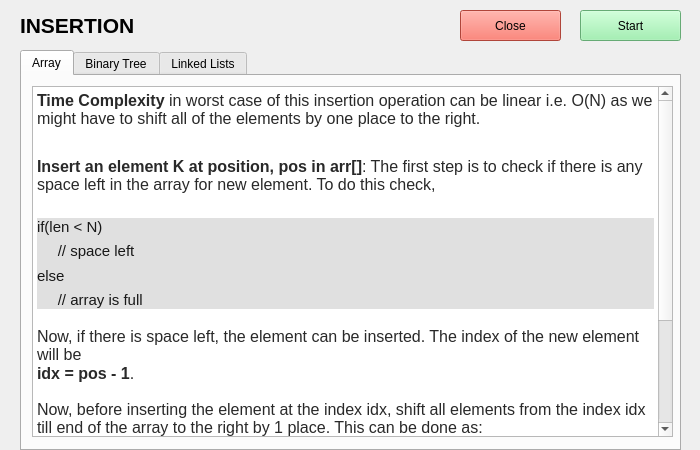
<?xml version="1.0" encoding="UTF-8"?>
<ui version="4.0">
 <class>InsertionWindow</class>
 <widget class="QMainWindow" name="InsertionWindow">
  <property name="geometry">
   <rect>
    <x>0</x>
    <y>0</y>
    <width>700</width>
    <height>450</height>
   </rect>
  </property>
  <property name="windowTitle">
   <string>MainWindow</string>
  </property>
  <widget class="QWidget" name="centralwidget">
   <widget class="QPushButton" name="closeButton">
    <property name="geometry">
     <rect>
      <x>460</x>
      <y>10</y>
      <width>101</width>
      <height>31</height>
     </rect>
    </property>
    <property name="styleSheet">
     <string notr="true">background-color: rgb(246, 97, 81);</string>
    </property>
    <property name="text">
     <string>Close</string>
    </property>
   </widget>
   <widget class="QLabel" name="label_2">
    <property name="geometry">
     <rect>
      <x>20</x>
      <y>0</y>
      <width>171</width>
      <height>51</height>
     </rect>
    </property>
    <property name="text">
     <string>&lt;html&gt;&lt;head/&gt;&lt;body&gt;&lt;p&gt;&lt;span style=&quot; font-size:16pt; font-weight:600;&quot;&gt;INSERTION&lt;/span&gt;&lt;/p&gt;&lt;/body&gt;&lt;/html&gt;</string>
    </property>
   </widget>
   <widget class="QTabWidget" name="tabWidget">
    <property name="geometry">
     <rect>
      <x>20</x>
      <y>50</y>
      <width>661</width>
      <height>401</height>
     </rect>
    </property>
    <property name="tabPosition">
     <enum>QTabWidget::North</enum>
    </property>
    <property name="tabShape">
     <enum>QTabWidget::Rounded</enum>
    </property>
    <property name="currentIndex">
     <number>0</number>
    </property>
    <property name="usesScrollButtons">
     <bool>false</bool>
    </property>
    <widget class="QWidget" name="tab">
     <attribute name="title">
      <string>Array</string>
     </attribute>
     <widget class="QTextBrowser" name="textBrowser">
      <property name="geometry">
       <rect>
        <x>10</x>
        <y>10</y>
        <width>641</width>
        <height>351</height>
       </rect>
      </property>
      <property name="html">
       <string>&lt;!DOCTYPE HTML PUBLIC &quot;-//W3C//DTD HTML 4.0//EN&quot; &quot;http://www.w3.org/TR/REC-html40/strict.dtd&quot;&gt;
&lt;html&gt;&lt;head&gt;&lt;meta name=&quot;qrichtext&quot; content=&quot;1&quot; /&gt;&lt;style type=&quot;text/css&quot;&gt;
p, li { white-space: pre-wrap; }
&lt;/style&gt;&lt;/head&gt;&lt;body style=&quot; font-family:'Fira Sans Semi-Light'; font-size:10pt; font-weight:400; font-style:normal;&quot;&gt;
&lt;p style=&quot; margin-top:0px; margin-bottom:0px; margin-left:0px; margin-right:0px; -qt-block-indent:0; text-indent:0px;&quot;&gt;&lt;span style=&quot; font-family:'Nunito','sans-serif'; font-size:16px; font-weight:696; color:rgba(0,0,0,0.839216);&quot;&gt;Time Complexity&lt;/span&gt;&lt;span style=&quot; font-family:'Nunito','sans-serif'; font-size:16px; color:rgba(0,0,0,0.839216);&quot;&gt; in worst case of this insertion operation can be linear i.e. O(N) as we might have to shift all of the elements by one place to the right.&lt;/span&gt;&lt;/p&gt;
&lt;p style=&quot;-qt-paragraph-type:empty; margin-top:0px; margin-bottom:10px; margin-left:0px; margin-right:0px; -qt-block-indent:0; text-indent:0px; font-family:'Nunito','sans-serif'; font-size:16px; font-weight:696; color:rgba(0,0,0,0.839216);&quot;&gt;&lt;br /&gt;&lt;/p&gt;
&lt;p style=&quot; margin-top:0px; margin-bottom:10px; margin-left:0px; margin-right:0px; -qt-block-indent:0; text-indent:0px;&quot;&gt;&lt;span style=&quot; font-family:'Nunito','sans-serif'; font-size:16px; font-weight:696; color:rgba(0,0,0,0.839216);&quot;&gt;Insert an element K at position, pos in arr[]&lt;/span&gt;&lt;span style=&quot; font-family:'Nunito','sans-serif'; font-size:16px; color:rgba(0,0,0,0.839216);&quot;&gt;: The first step is to check if there is any space left in the array for new element. To do this check,&lt;br /&gt;&lt;/span&gt;&lt;/p&gt;
&lt;p style=&quot; margin-top:0px; margin-bottom:10px; margin-left:0px; margin-right:0px; -qt-block-indent:0; text-indent:0px; line-height:142.857%; background-color:#e0e0e0;&quot;&gt;&lt;span style=&quot; font-family:'Consolas','monospace'; font-size:15px; color:rgba(0,0,0,0.894118); background-color:#e0e0e0;&quot;&gt;if(len &amp;lt; N)&lt;/span&gt;&lt;span style=&quot; font-family:'Consolas','monospace'; font-size:15px; color:rgba(0,0,0,0.894118);&quot;&gt;&lt;br /&gt;     // space left&lt;br /&gt;else&lt;br /&gt;     // array is full&lt;/span&gt;&lt;/p&gt;
&lt;p style=&quot; margin-top:0px; margin-bottom:0px; margin-left:0px; margin-right:0px; -qt-block-indent:0; text-indent:0px;&quot;&gt;&lt;span style=&quot; font-family:'Nunito','sans-serif'; font-size:16px; color:rgba(0,0,0,0.839216);&quot;&gt;Now, if there is space left, the element can be inserted. The index of the new element will be &lt;/span&gt;&lt;/p&gt;
&lt;p style=&quot; margin-top:0px; margin-bottom:0px; margin-left:0px; margin-right:0px; -qt-block-indent:0; text-indent:0px;&quot;&gt;&lt;span style=&quot; font-family:'Nunito','sans-serif'; font-size:16px; font-weight:696; color:rgba(0,0,0,0.839216);&quot;&gt;idx = pos - 1&lt;/span&gt;&lt;span style=&quot; font-family:'Nunito','sans-serif'; font-size:16px; color:rgba(0,0,0,0.839216);&quot;&gt;.&lt;br /&gt;&lt;br /&gt;Now, before inserting the element at the index idx, shift all elements from the index idx till end of the array to the right by 1 place. This can be done as:&lt;br /&gt;&lt;/span&gt;&lt;/p&gt;
&lt;p style=&quot; margin-top:0px; margin-bottom:10px; margin-left:0px; margin-right:0px; -qt-block-indent:0; text-indent:0px; line-height:142.857%; background-color:#e0e0e0;&quot;&gt;&lt;span style=&quot; font-family:'Consolas','monospace'; font-size:15px; color:rgba(0,0,0,0.894118); background-color:#e0e0e0;&quot;&gt;for(i = len-1; i &amp;gt;= idx; i--) &lt;/span&gt;&lt;span style=&quot; font-family:'Consolas','monospace'; font-size:15px; color:rgba(0,0,0,0.894118);&quot;&gt;{&lt;br /&gt;    arr[i+1] = arr[i];&lt;br /&gt;}&lt;/span&gt;&lt;/p&gt;
&lt;p style=&quot; margin-top:0px; margin-bottom:0px; margin-left:0px; margin-right:0px; -qt-block-indent:0; text-indent:0px;&quot;&gt;&lt;span style=&quot; font-family:'Nunito','sans-serif'; font-size:16px; color:rgba(0,0,0,0.839216);&quot;&gt;After shifting the elements, place the element K at index idx.&lt;br /&gt;&lt;/span&gt;&lt;/p&gt;
&lt;p style=&quot; margin-top:0px; margin-bottom:10px; margin-left:0px; margin-right:0px; -qt-block-indent:0; text-indent:0px; line-height:142.857%; background-color:#e0e0e0;&quot;&gt;&lt;span style=&quot; font-family:'Consolas','monospace'; font-size:15px; color:rgba(0,0,0,0.894118); background-color:#e0e0e0;&quot;&gt;arr[idx] = K;&lt;/span&gt;&lt;/p&gt;&lt;/body&gt;&lt;/html&gt;</string>
      </property>
     </widget>
    </widget>
    <widget class="QWidget" name="tab_2">
     <attribute name="title">
      <string>Binary Tree</string>
     </attribute>
     <widget class="QTextBrowser" name="textBrowser_2">
      <property name="geometry">
       <rect>
        <x>10</x>
        <y>10</y>
        <width>641</width>
        <height>351</height>
       </rect>
      </property>
      <property name="html">
       <string>&lt;!DOCTYPE HTML PUBLIC &quot;-//W3C//DTD HTML 4.0//EN&quot; &quot;http://www.w3.org/TR/REC-html40/strict.dtd&quot;&gt;
&lt;html&gt;&lt;head&gt;&lt;meta name=&quot;qrichtext&quot; content=&quot;1&quot; /&gt;&lt;style type=&quot;text/css&quot;&gt;
p, li { white-space: pre-wrap; }
&lt;/style&gt;&lt;/head&gt;&lt;body style=&quot; font-family:'Fira Sans Semi-Light'; font-size:10pt; font-weight:400; font-style:normal;&quot;&gt;
&lt;p style=&quot; margin-top:0px; margin-bottom:0px; margin-left:0px; margin-right:0px; -qt-block-indent:0; text-indent:0px;&quot;&gt;&lt;span style=&quot; font-family:'Nunito','sans-serif'; font-size:12pt; font-weight:696; color:rgba(0,0,0,0.839216);&quot;&gt;Time Complexity&lt;/span&gt;&lt;span style=&quot; font-family:'Nunito','sans-serif'; font-size:12pt; color:rgba(0,0,0,0.839216);&quot;&gt; in worst case of this insertion operation can be linear i.e. O(N).&lt;/span&gt;&lt;/p&gt;
&lt;p style=&quot;-qt-paragraph-type:empty; margin-top:0px; margin-bottom:0px; margin-left:0px; margin-right:0px; -qt-block-indent:0; text-indent:0px; font-family:'Nunito','sans-serif'; font-size:16px; font-weight:696; color:rgba(0,0,0,0.839216);&quot;&gt;&lt;br /&gt;&lt;/p&gt;
&lt;p style=&quot;-qt-paragraph-type:empty; margin-top:0px; margin-bottom:0px; margin-left:0px; margin-right:0px; -qt-block-indent:0; text-indent:0px; font-family:'Nunito','sans-serif'; font-size:16px; font-weight:696; color:rgba(0,0,0,0.839216);&quot;&gt;&lt;br /&gt;&lt;/p&gt;
&lt;p style=&quot; margin-top:0px; margin-bottom:0px; margin-left:0px; margin-right:0px; -qt-block-indent:0; text-indent:0px;&quot;&gt;&lt;span style=&quot; font-family:'Nunito','sans-serif'; font-size:16px; font-weight:696; color:rgba(0,0,0,0.839216); background-color:#ffffff;&quot;&gt;Problem&lt;/span&gt;&lt;span style=&quot; font-family:'Nunito','sans-serif'; font-size:16px; color:rgba(0,0,0,0.839216); background-color:#ffffff;&quot;&gt;: Given a &lt;/span&gt;&lt;span style=&quot; font-family:'Nunito','sans-serif'; font-size:16px; font-weight:696; color:rgba(0,0,0,0.839216); background-color:#ffffff;&quot;&gt;Binary Tree&lt;/span&gt;&lt;span style=&quot; font-family:'Nunito','sans-serif'; font-size:16px; color:rgba(0,0,0,0.839216); background-color:#ffffff;&quot;&gt; and a &lt;/span&gt;&lt;span style=&quot; font-family:'Nunito','sans-serif'; font-size:16px; font-weight:696; color:rgba(0,0,0,0.839216); background-color:#ffffff;&quot;&gt;Key&lt;/span&gt;&lt;span style=&quot; font-family:'Nunito','sans-serif'; font-size:16px; color:rgba(0,0,0,0.839216); background-color:#ffffff;&quot;&gt;. The task is to insert the &lt;/span&gt;&lt;span style=&quot; font-family:'Nunito','sans-serif'; font-size:16px; font-style:italic; color:rgba(0,0,0,0.839216); background-color:#ffffff;&quot;&gt;key&lt;/span&gt;&lt;span style=&quot; font-family:'Nunito','sans-serif'; font-size:16px; color:rgba(0,0,0,0.839216); background-color:#ffffff;&quot;&gt; into the binary tree at first position available in level order. &lt;/span&gt;&lt;/p&gt;
&lt;p style=&quot;-qt-paragraph-type:empty; margin-top:0px; margin-bottom:0px; margin-left:0px; margin-right:0px; -qt-block-indent:0; text-indent:0px; font-family:'Nunito','sans-serif'; font-size:16px; color:rgba(0,0,0,0.839216);&quot;&gt;&lt;br /&gt;&lt;/p&gt;
&lt;p style=&quot; margin-top:0px; margin-bottom:0px; margin-left:0px; margin-right:0px; -qt-block-indent:0; text-indent:0px;&quot;&gt;&lt;span style=&quot; font-family:'Nunito','sans-serif'; font-size:16px; color:rgba(0,0,0,0.839216); background-color:#ffffff;&quot;&gt;1. The idea is to do iterative level order traversal of the given tree using a queue. &lt;/span&gt;&lt;/p&gt;
&lt;p style=&quot; margin-top:0px; margin-bottom:0px; margin-left:0px; margin-right:0px; -qt-block-indent:0; text-indent:0px;&quot;&gt;&lt;span style=&quot; font-family:'Nunito','sans-serif'; font-size:16px; color:rgba(0,0,0,0.839216); background-color:#ffffff;&quot;&gt;2. If we find a node whose left child is empty, we make new key as the left child of the node. &lt;/span&gt;&lt;/p&gt;
&lt;p style=&quot; margin-top:0px; margin-bottom:0px; margin-left:0px; margin-right:0px; -qt-block-indent:0; text-indent:0px;&quot;&gt;&lt;span style=&quot; font-family:'Nunito','sans-serif'; font-size:16px; color:rgba(0,0,0,0.839216); background-color:#ffffff;&quot;&gt;3. Else if we find a node whose right child is empty, we make new key as the right child of that node. &lt;/span&gt;&lt;/p&gt;
&lt;p style=&quot; margin-top:0px; margin-bottom:0px; margin-left:0px; margin-right:0px; -qt-block-indent:0; text-indent:0px;&quot;&gt;&lt;span style=&quot; font-family:'Nunito','sans-serif'; font-size:16px; color:rgba(0,0,0,0.839216); background-color:#ffffff;&quot;&gt;4. We keep traversing the tree until we find a node whose either left or right child is empty.&lt;/span&gt;&lt;/p&gt;&lt;/body&gt;&lt;/html&gt;</string>
      </property>
     </widget>
    </widget>
    <widget class="QWidget" name="tab_3">
     <attribute name="title">
      <string>Linked Lists</string>
     </attribute>
     <widget class="QTextBrowser" name="textBrowser_3">
      <property name="geometry">
       <rect>
        <x>10</x>
        <y>10</y>
        <width>641</width>
        <height>351</height>
       </rect>
      </property>
      <property name="html">
       <string>&lt;!DOCTYPE HTML PUBLIC &quot;-//W3C//DTD HTML 4.0//EN&quot; &quot;http://www.w3.org/TR/REC-html40/strict.dtd&quot;&gt;
&lt;html&gt;&lt;head&gt;&lt;meta name=&quot;qrichtext&quot; content=&quot;1&quot; /&gt;&lt;style type=&quot;text/css&quot;&gt;
p, li { white-space: pre-wrap; }
&lt;/style&gt;&lt;/head&gt;&lt;body style=&quot; font-family:'Fira Sans Semi-Light'; font-size:10pt; font-weight:400; font-style:normal;&quot;&gt;
&lt;p style=&quot; margin-top:0px; margin-bottom:0px; margin-left:0px; margin-right:0px; -qt-block-indent:0; text-indent:0px;&quot;&gt;&lt;span style=&quot; font-family:'Nunito','sans-serif'; font-size:16px; color:rgba(0,0,0,0.839216); background-color:#ffffff;&quot;&gt;The &lt;/span&gt;&lt;span style=&quot; font-family:'Nunito','sans-serif'; font-size:16px; font-weight:696; color:rgba(0,0,0,0.839216); background-color:#ffffff;&quot;&gt;time complexity&lt;/span&gt;&lt;span style=&quot; font-family:'Nunito','sans-serif'; font-size:16px; color:rgba(0,0,0,0.839216); background-color:#ffffff;&quot;&gt; of this operation is &lt;/span&gt;&lt;span style=&quot; font-family:'Nunito','sans-serif'; font-size:16px; font-weight:696; color:rgba(0,0,0,0.839216); background-color:#ffffff;&quot;&gt;O(N)&lt;/span&gt;&lt;span style=&quot; font-family:'Nunito','sans-serif'; font-size:16px; color:rgba(0,0,0,0.839216); background-color:#ffffff;&quot;&gt; where N is the number of nodes in the Linked List as one has to traverse the complete list in order to find the last node.&lt;/span&gt;&lt;/p&gt;
&lt;p style=&quot;-qt-paragraph-type:empty; margin-top:0px; margin-bottom:0px; margin-left:0px; margin-right:0px; -qt-block-indent:0; text-indent:0px; font-family:'Nunito','sans-serif'; font-size:16px; font-weight:696; color:rgba(0,0,0,0.839216);&quot;&gt;&lt;br /&gt;&lt;/p&gt;
&lt;p style=&quot; margin-top:0px; margin-bottom:0px; margin-left:0px; margin-right:0px; -qt-block-indent:0; text-indent:0px;&quot;&gt;&lt;span style=&quot; font-family:'Nunito','sans-serif'; font-size:16px; font-weight:696; color:rgba(0,0,0,0.839216); background-color:#ffffff;&quot;&gt;Inserting a Node at the End&lt;/span&gt;&lt;span style=&quot; font-family:'Nunito','sans-serif'; font-size:16px; color:rgba(0,0,0,0.839216); background-color:#ffffff;&quot;&gt;: Inserting a new Node at the end of a Linked List is generally a six step process in total. The new node is always added after the last node of the given Linked List. For example if the given Linked List is &lt;/span&gt;&lt;span style=&quot; font-family:'Nunito','sans-serif'; font-size:16px; font-weight:696; font-style:italic; color:rgba(0,0,0,0.839216); background-color:#ffffff;&quot;&gt;5-&amp;gt;10-&amp;gt;15-&amp;gt;20-&amp;gt;25&lt;/span&gt;&lt;span style=&quot; font-family:'Nunito','sans-serif'; font-size:16px; color:rgba(0,0,0,0.839216); background-color:#ffffff;&quot;&gt; and we add an item &lt;/span&gt;&lt;span style=&quot; font-family:'Nunito','sans-serif'; font-size:16px; font-weight:696; color:rgba(0,0,0,0.839216); background-color:#ffffff;&quot;&gt;30&lt;/span&gt;&lt;span style=&quot; font-family:'Nunito','sans-serif'; font-size:16px; color:rgba(0,0,0,0.839216); background-color:#ffffff;&quot;&gt; at the end, then the Linked List becomes &lt;/span&gt;&lt;span style=&quot; font-family:'Nunito','sans-serif'; font-size:16px; font-weight:696; font-style:italic; color:rgba(0,0,0,0.839216); background-color:#ffffff;&quot;&gt;5-&amp;gt;10-&amp;gt;15-&amp;gt;20-&amp;gt;25-&amp;gt;30.&lt;/span&gt;&lt;/p&gt;
&lt;p style=&quot;-qt-paragraph-type:empty; margin-top:0px; margin-bottom:0px; margin-left:0px; margin-right:0px; -qt-block-indent:0; text-indent:0px; font-family:'Nunito','sans-serif'; font-size:16px; font-weight:696; font-style:italic; color:rgba(0,0,0,0.839216);&quot;&gt;&lt;br /&gt;&lt;/p&gt;
&lt;p style=&quot; margin-top:0px; margin-bottom:0px; margin-left:0px; margin-right:0px; -qt-block-indent:0; text-indent:0px;&quot;&gt;&lt;span style=&quot; font-family:'Nunito','sans-serif'; font-size:16px; color:rgba(0,0,0,0.839216); background-color:#ffffff;&quot;&gt;Since a Linked List is typically represented by its head, we have to first traverse the list till the end in order to get the pointer pointing to the last node and then change the next of last node to the new node.&lt;/span&gt;&lt;/p&gt;
&lt;p style=&quot;-qt-paragraph-type:empty; margin-top:0px; margin-bottom:0px; margin-left:0px; margin-right:0px; -qt-block-indent:0; text-indent:0px; font-family:'Nunito','sans-serif'; font-size:16px; color:rgba(0,0,0,0.839216);&quot;&gt;&lt;br /&gt;&lt;/p&gt;
&lt;p style=&quot; margin-top:0px; margin-bottom:0px; margin-left:0px; margin-right:0px; -qt-block-indent:0; text-indent:0px;&quot;&gt;&lt;span style=&quot; font-family:'Nunito','sans-serif'; font-size:16px; color:rgba(0,0,0,0.839216); background-color:#ffffff;&quot;&gt;Below is the complete 6 step process of adding a new Node at the end of the list: &lt;/span&gt;&lt;/p&gt;
&lt;p style=&quot;-qt-paragraph-type:empty; margin-top:0px; margin-bottom:0px; margin-left:0px; margin-right:0px; -qt-block-indent:0; text-indent:0px; font-family:'Nunito','sans-serif'; font-size:16px; color:rgba(0,0,0,0.839216); background-color:#ffffff;&quot;&gt;&lt;br /&gt;&lt;/p&gt;
&lt;p style=&quot; margin-top:0px; margin-bottom:0px; margin-left:0px; margin-right:0px; -qt-block-indent:0; text-indent:0px;&quot;&gt;&lt;span style=&quot; font-family:'Monaco','Menlo','Ubuntu Mono','Consolas','source-code-pro','monospace'; font-size:17px; color:#236e24;&quot;&gt;/* Given a reference (pointer to pointer) to the head of a list and int, appends a new node at the end. */&lt;/span&gt;&lt;/p&gt;
&lt;p style=&quot;-qt-paragraph-type:empty; margin-top:0px; margin-bottom:0px; margin-left:0px; margin-right:0px; -qt-block-indent:0; text-indent:0px; font-family:'Nunito','sans-serif'; font-size:16px; color:rgba(0,0,0,0.839216);&quot;&gt;&lt;br /&gt;&lt;/p&gt;
&lt;p style=&quot; margin-top:0px; margin-bottom:0px; margin-left:0px; margin-right:0px; -qt-block-indent:0; text-indent:0px;&quot;&gt;&lt;span style=&quot; font-family:'Monaco','Menlo','Ubuntu Mono','Consolas','source-code-pro','monospace'; font-size:17px; color:#930f80;&quot;&gt;void&lt;/span&gt;&lt;span style=&quot; font-family:'Nunito','sans-serif'; font-size:16px; color:rgba(0,0,0,0.839216); background-color:#ffffff;&quot;&gt; append(&lt;/span&gt;&lt;span style=&quot; font-family:'Monaco','Menlo','Ubuntu Mono','Consolas','source-code-pro','monospace'; font-size:17px; color:#930f80;&quot;&gt;struct&lt;/span&gt;&lt;span style=&quot; font-family:'Nunito','sans-serif'; font-size:16px; color:rgba(0,0,0,0.839216); background-color:#ffffff;&quot;&gt; Node&lt;/span&gt;&lt;span style=&quot; font-family:'Monaco','Menlo','Ubuntu Mono','Consolas','source-code-pro','monospace'; font-size:17px; color:#687687;&quot;&gt;**&lt;/span&gt;&lt;span style=&quot; font-family:'Nunito','sans-serif'; font-size:16px; color:rgba(0,0,0,0.839216); background-color:#ffffff;&quot;&gt; head_ref, &lt;/span&gt;&lt;span style=&quot; font-family:'Monaco','Menlo','Ubuntu Mono','Consolas','source-code-pro','monospace'; font-size:17px; color:#930f80;&quot;&gt;int&lt;/span&gt;&lt;span style=&quot; font-family:'Nunito','sans-serif'; font-size:16px; color:rgba(0,0,0,0.839216); background-color:#ffffff;&quot;&gt; new_data)&lt;/span&gt;&lt;/p&gt;
&lt;p style=&quot; margin-top:0px; margin-bottom:0px; margin-left:0px; margin-right:0px; -qt-block-indent:0; text-indent:0px; background-color:#ffffff;&quot;&gt;&lt;span style=&quot; font-family:'Monaco','Menlo','Ubuntu Mono','Consolas','source-code-pro','monospace'; font-size:17px; color:#000000;&quot;&gt;{ &lt;/span&gt;&lt;/p&gt;
&lt;p style=&quot; margin-top:0px; margin-bottom:0px; margin-left:4px; margin-right:4px; -qt-block-indent:0; text-indent:0px;&quot;&gt;&lt;span style=&quot; font-family:'Monaco','Menlo','Ubuntu Mono','Consolas','source-code-pro','monospace'; font-size:17px; color:#000000;&quot;&gt;    &lt;/span&gt;&lt;span style=&quot; font-family:'Monaco','Menlo','Ubuntu Mono','Consolas','source-code-pro','monospace'; font-size:17px; color:#236e24;&quot;&gt;/* 1. allocate node */&lt;/span&gt;&lt;/p&gt;
&lt;p style=&quot; margin-top:0px; margin-bottom:0px; margin-left:4px; margin-right:4px; -qt-block-indent:0; text-indent:0px;&quot;&gt;&lt;span style=&quot; font-family:'Monaco','Menlo','Ubuntu Mono','Consolas','source-code-pro','monospace'; font-size:17px; color:#000000;&quot;&gt;    Node&lt;/span&gt;&lt;span style=&quot; font-family:'Monaco','Menlo','Ubuntu Mono','Consolas','source-code-pro','monospace'; font-size:17px; color:#687687;&quot;&gt;*&lt;/span&gt;&lt;span style=&quot; font-family:'Monaco','Menlo','Ubuntu Mono','Consolas','source-code-pro','monospace'; font-size:17px; color:#000000;&quot;&gt; new_node &lt;/span&gt;&lt;span style=&quot; font-family:'Monaco','Menlo','Ubuntu Mono','Consolas','source-code-pro','monospace'; font-size:17px; color:#687687;&quot;&gt;=&lt;/span&gt;&lt;span style=&quot; font-family:'Monaco','Menlo','Ubuntu Mono','Consolas','source-code-pro','monospace'; font-size:17px; color:#000000;&quot;&gt; &lt;/span&gt;&lt;span style=&quot; font-family:'Monaco','Menlo','Ubuntu Mono','Consolas','source-code-pro','monospace'; font-size:17px; color:#930f80;&quot;&gt;new&lt;/span&gt;&lt;span style=&quot; font-family:'Monaco','Menlo','Ubuntu Mono','Consolas','source-code-pro','monospace'; font-size:17px; color:#000000;&quot;&gt; Node; &lt;/span&gt;&lt;/p&gt;
&lt;p style=&quot; margin-top:0px; margin-bottom:0px; margin-left:4px; margin-right:4px; -qt-block-indent:0; text-indent:0px;&quot;&gt;&lt;span style=&quot; font-family:'Monaco','Menlo','Ubuntu Mono','Consolas','source-code-pro','monospace'; font-size:17px; color:#000000;&quot;&gt;  &lt;/span&gt;&lt;/p&gt;
&lt;p style=&quot; margin-top:0px; margin-bottom:0px; margin-left:4px; margin-right:4px; -qt-block-indent:0; text-indent:0px;&quot;&gt;&lt;span style=&quot; font-family:'Monaco','Menlo','Ubuntu Mono','Consolas','source-code-pro','monospace'; font-size:17px; color:#000000;&quot;&gt;    &lt;/span&gt;&lt;span style=&quot; font-family:'Monaco','Menlo','Ubuntu Mono','Consolas','source-code-pro','monospace'; font-size:17px; color:#930f80;&quot;&gt;struct&lt;/span&gt;&lt;span style=&quot; font-family:'Monaco','Menlo','Ubuntu Mono','Consolas','source-code-pro','monospace'; font-size:17px; color:#000000;&quot;&gt; Node &lt;/span&gt;&lt;span style=&quot; font-family:'Monaco','Menlo','Ubuntu Mono','Consolas','source-code-pro','monospace'; font-size:17px; color:#687687;&quot;&gt;*&lt;/span&gt;&lt;span style=&quot; font-family:'Monaco','Menlo','Ubuntu Mono','Consolas','source-code-pro','monospace'; font-size:17px; color:#000000;&quot;&gt;last &lt;/span&gt;&lt;span style=&quot; font-family:'Monaco','Menlo','Ubuntu Mono','Consolas','source-code-pro','monospace'; font-size:17px; color:#687687;&quot;&gt;=&lt;/span&gt;&lt;span style=&quot; font-family:'Monaco','Menlo','Ubuntu Mono','Consolas','source-code-pro','monospace'; font-size:17px; color:#000000;&quot;&gt; &lt;/span&gt;&lt;span style=&quot; font-family:'Monaco','Menlo','Ubuntu Mono','Consolas','source-code-pro','monospace'; font-size:17px; color:#687687;&quot;&gt;*&lt;/span&gt;&lt;span style=&quot; font-family:'Monaco','Menlo','Ubuntu Mono','Consolas','source-code-pro','monospace'; font-size:17px; color:#000000;&quot;&gt;head_ref;  &lt;/span&gt;&lt;span style=&quot; font-family:'Monaco','Menlo','Ubuntu Mono','Consolas','source-code-pro','monospace'; font-size:17px; color:#236e24;&quot;&gt;/* used in step 5*/&lt;/span&gt;&lt;/p&gt;
&lt;p style=&quot; margin-top:0px; margin-bottom:0px; margin-left:4px; margin-right:4px; -qt-block-indent:0; text-indent:0px;&quot;&gt;&lt;span style=&quot; font-family:'Monaco','Menlo','Ubuntu Mono','Consolas','source-code-pro','monospace'; font-size:17px; color:#000000;&quot;&gt;   &lt;/span&gt;&lt;/p&gt;
&lt;p style=&quot; margin-top:0px; margin-bottom:0px; margin-left:4px; margin-right:4px; -qt-block-indent:0; text-indent:0px;&quot;&gt;&lt;span style=&quot; font-family:'Monaco','Menlo','Ubuntu Mono','Consolas','source-code-pro','monospace'; font-size:17px; color:#000000;&quot;&gt;    &lt;/span&gt;&lt;span style=&quot; font-family:'Monaco','Menlo','Ubuntu Mono','Consolas','source-code-pro','monospace'; font-size:17px; color:#236e24;&quot;&gt;/* 2. put in the data  */&lt;/span&gt;&lt;/p&gt;
&lt;p style=&quot; margin-top:0px; margin-bottom:0px; margin-left:4px; margin-right:4px; -qt-block-indent:0; text-indent:0px;&quot;&gt;&lt;span style=&quot; font-family:'Monaco','Menlo','Ubuntu Mono','Consolas','source-code-pro','monospace'; font-size:17px; color:#000000;&quot;&gt;    new_node&lt;/span&gt;&lt;span style=&quot; font-family:'Monaco','Menlo','Ubuntu Mono','Consolas','source-code-pro','monospace'; font-size:17px; color:#687687;&quot;&gt;-&amp;gt;&lt;/span&gt;&lt;span style=&quot; font-family:'Monaco','Menlo','Ubuntu Mono','Consolas','source-code-pro','monospace'; font-size:17px; color:#000000;&quot;&gt;data  &lt;/span&gt;&lt;span style=&quot; font-family:'Monaco','Menlo','Ubuntu Mono','Consolas','source-code-pro','monospace'; font-size:17px; color:#687687;&quot;&gt;=&lt;/span&gt;&lt;span style=&quot; font-family:'Monaco','Menlo','Ubuntu Mono','Consolas','source-code-pro','monospace'; font-size:17px; color:#000000;&quot;&gt; new_data; &lt;/span&gt;&lt;/p&gt;
&lt;p style=&quot; margin-top:0px; margin-bottom:0px; margin-left:4px; margin-right:4px; -qt-block-indent:0; text-indent:0px;&quot;&gt;&lt;span style=&quot; font-family:'Monaco','Menlo','Ubuntu Mono','Consolas','source-code-pro','monospace'; font-size:17px; color:#000000;&quot;&gt;  &lt;/span&gt;&lt;/p&gt;
&lt;p style=&quot; margin-top:0px; margin-bottom:0px; margin-left:4px; margin-right:4px; -qt-block-indent:0; text-indent:0px;&quot;&gt;&lt;span style=&quot; font-family:'Monaco','Menlo','Ubuntu Mono','Consolas','source-code-pro','monospace'; font-size:17px; color:#000000;&quot;&gt;    &lt;/span&gt;&lt;span style=&quot; font-family:'Monaco','Menlo','Ubuntu Mono','Consolas','source-code-pro','monospace'; font-size:17px; color:#236e24;&quot;&gt;/* 3. This new node is going to be the last node,  &lt;/span&gt;&lt;/p&gt;
&lt;p style=&quot; margin-top:0px; margin-bottom:0px; margin-left:4px; margin-right:4px; -qt-block-indent:0; text-indent:0px;&quot;&gt;&lt;span style=&quot; font-family:'Monaco','Menlo','Ubuntu Mono','Consolas','source-code-pro','monospace'; font-size:17px; color:#236e24;&quot;&gt;          so make next of it as NULL*/&lt;/span&gt;&lt;/p&gt;
&lt;p style=&quot; margin-top:0px; margin-bottom:0px; margin-left:4px; margin-right:4px; -qt-block-indent:0; text-indent:0px;&quot;&gt;&lt;span style=&quot; font-family:'Monaco','Menlo','Ubuntu Mono','Consolas','source-code-pro','monospace'; font-size:17px; color:#000000;&quot;&gt;    new_node&lt;/span&gt;&lt;span style=&quot; font-family:'Monaco','Menlo','Ubuntu Mono','Consolas','source-code-pro','monospace'; font-size:17px; color:#687687;&quot;&gt;-&amp;gt;&lt;/span&gt;&lt;span style=&quot; font-family:'Monaco','Menlo','Ubuntu Mono','Consolas','source-code-pro','monospace'; font-size:17px; color:#000000;&quot;&gt;next &lt;/span&gt;&lt;span style=&quot; font-family:'Monaco','Menlo','Ubuntu Mono','Consolas','source-code-pro','monospace'; font-size:17px; color:#687687;&quot;&gt;=&lt;/span&gt;&lt;span style=&quot; font-family:'Monaco','Menlo','Ubuntu Mono','Consolas','source-code-pro','monospace'; font-size:17px; color:#000000;&quot;&gt; &lt;/span&gt;&lt;span style=&quot; font-family:'Monaco','Menlo','Ubuntu Mono','Consolas','source-code-pro','monospace'; font-size:17px; color:#585cf6;&quot;&gt;NULL&lt;/span&gt;&lt;span style=&quot; font-family:'Monaco','Menlo','Ubuntu Mono','Consolas','source-code-pro','monospace'; font-size:17px; color:#000000;&quot;&gt;; &lt;/span&gt;&lt;/p&gt;
&lt;p style=&quot; margin-top:0px; margin-bottom:0px; margin-left:4px; margin-right:4px; -qt-block-indent:0; text-indent:0px;&quot;&gt;&lt;span style=&quot; font-family:'Monaco','Menlo','Ubuntu Mono','Consolas','source-code-pro','monospace'; font-size:17px; color:#000000;&quot;&gt;  &lt;/span&gt;&lt;/p&gt;
&lt;p style=&quot; margin-top:0px; margin-bottom:0px; margin-left:4px; margin-right:4px; -qt-block-indent:0; text-indent:0px;&quot;&gt;&lt;span style=&quot; font-family:'Monaco','Menlo','Ubuntu Mono','Consolas','source-code-pro','monospace'; font-size:17px; color:#000000;&quot;&gt;    &lt;/span&gt;&lt;span style=&quot; font-family:'Monaco','Menlo','Ubuntu Mono','Consolas','source-code-pro','monospace'; font-size:17px; color:#236e24;&quot;&gt;/* 4. If the Linked List is empty, then make &lt;/span&gt;&lt;/p&gt;
&lt;p style=&quot; margin-top:0px; margin-bottom:0px; margin-left:4px; margin-right:4px; -qt-block-indent:0; text-indent:0px;&quot;&gt;&lt;span style=&quot; font-family:'Monaco','Menlo','Ubuntu Mono','Consolas','source-code-pro','monospace'; font-size:17px; color:#236e24;&quot;&gt;         the new node as head */&lt;/span&gt;&lt;/p&gt;
&lt;p style=&quot; margin-top:0px; margin-bottom:0px; margin-left:4px; margin-right:4px; -qt-block-indent:0; text-indent:0px;&quot;&gt;&lt;span style=&quot; font-family:'Monaco','Menlo','Ubuntu Mono','Consolas','source-code-pro','monospace'; font-size:17px; color:#000000;&quot;&gt;    &lt;/span&gt;&lt;span style=&quot; font-family:'Monaco','Menlo','Ubuntu Mono','Consolas','source-code-pro','monospace'; font-size:17px; color:#930f80;&quot;&gt;if&lt;/span&gt;&lt;span style=&quot; font-family:'Monaco','Menlo','Ubuntu Mono','Consolas','source-code-pro','monospace'; font-size:17px; color:#000000;&quot;&gt; (&lt;/span&gt;&lt;span style=&quot; font-family:'Monaco','Menlo','Ubuntu Mono','Consolas','source-code-pro','monospace'; font-size:17px; color:#687687;&quot;&gt;*&lt;/span&gt;&lt;span style=&quot; font-family:'Monaco','Menlo','Ubuntu Mono','Consolas','source-code-pro','monospace'; font-size:17px; color:#000000;&quot;&gt;head_ref &lt;/span&gt;&lt;span style=&quot; font-family:'Monaco','Menlo','Ubuntu Mono','Consolas','source-code-pro','monospace'; font-size:17px; color:#687687;&quot;&gt;==&lt;/span&gt;&lt;span style=&quot; font-family:'Monaco','Menlo','Ubuntu Mono','Consolas','source-code-pro','monospace'; font-size:17px; color:#000000;&quot;&gt; &lt;/span&gt;&lt;span style=&quot; font-family:'Monaco','Menlo','Ubuntu Mono','Consolas','source-code-pro','monospace'; font-size:17px; color:#585cf6;&quot;&gt;NULL&lt;/span&gt;&lt;span style=&quot; font-family:'Monaco','Menlo','Ubuntu Mono','Consolas','source-code-pro','monospace'; font-size:17px; color:#000000;&quot;&gt;) &lt;/span&gt;&lt;/p&gt;
&lt;p style=&quot; margin-top:0px; margin-bottom:0px; margin-left:4px; margin-right:4px; -qt-block-indent:0; text-indent:0px;&quot;&gt;&lt;span style=&quot; font-family:'Monaco','Menlo','Ubuntu Mono','Consolas','source-code-pro','monospace'; font-size:17px; color:#000000;&quot;&gt;    { &lt;/span&gt;&lt;/p&gt;
&lt;p style=&quot; margin-top:0px; margin-bottom:0px; margin-left:4px; margin-right:4px; -qt-block-indent:0; text-indent:0px;&quot;&gt;&lt;span style=&quot; font-family:'Monaco','Menlo','Ubuntu Mono','Consolas','source-code-pro','monospace'; font-size:17px; color:#000000;&quot;&gt;       &lt;/span&gt;&lt;span style=&quot; font-family:'Monaco','Menlo','Ubuntu Mono','Consolas','source-code-pro','monospace'; font-size:17px; color:#687687;&quot;&gt;*&lt;/span&gt;&lt;span style=&quot; font-family:'Monaco','Menlo','Ubuntu Mono','Consolas','source-code-pro','monospace'; font-size:17px; color:#000000;&quot;&gt;head_ref &lt;/span&gt;&lt;span style=&quot; font-family:'Monaco','Menlo','Ubuntu Mono','Consolas','source-code-pro','monospace'; font-size:17px; color:#687687;&quot;&gt;=&lt;/span&gt;&lt;span style=&quot; font-family:'Monaco','Menlo','Ubuntu Mono','Consolas','source-code-pro','monospace'; font-size:17px; color:#000000;&quot;&gt; new_node; &lt;/span&gt;&lt;/p&gt;
&lt;p style=&quot; margin-top:0px; margin-bottom:0px; margin-left:4px; margin-right:4px; -qt-block-indent:0; text-indent:0px;&quot;&gt;&lt;span style=&quot; font-family:'Monaco','Menlo','Ubuntu Mono','Consolas','source-code-pro','monospace'; font-size:17px; color:#000000;&quot;&gt;       &lt;/span&gt;&lt;span style=&quot; font-family:'Monaco','Menlo','Ubuntu Mono','Consolas','source-code-pro','monospace'; font-size:17px; color:#930f80;&quot;&gt;return&lt;/span&gt;&lt;span style=&quot; font-family:'Monaco','Menlo','Ubuntu Mono','Consolas','source-code-pro','monospace'; font-size:17px; color:#000000;&quot;&gt;; &lt;/span&gt;&lt;/p&gt;
&lt;p style=&quot; margin-top:0px; margin-bottom:0px; margin-left:4px; margin-right:4px; -qt-block-indent:0; text-indent:0px;&quot;&gt;&lt;span style=&quot; font-family:'Monaco','Menlo','Ubuntu Mono','Consolas','source-code-pro','monospace'; font-size:17px; color:#000000;&quot;&gt;    }&lt;/span&gt;&lt;/p&gt;
&lt;p style=&quot; margin-top:0px; margin-bottom:0px; margin-left:4px; margin-right:4px; -qt-block-indent:0; text-indent:0px;&quot;&gt;&lt;span style=&quot; font-family:'Monaco','Menlo','Ubuntu Mono','Consolas','source-code-pro','monospace'; font-size:17px; color:#000000;&quot;&gt;   &lt;/span&gt;&lt;/p&gt;
&lt;p style=&quot; margin-top:0px; margin-bottom:0px; margin-left:4px; margin-right:4px; -qt-block-indent:0; text-indent:0px;&quot;&gt;&lt;span style=&quot; font-family:'Monaco','Menlo','Ubuntu Mono','Consolas','source-code-pro','monospace'; font-size:17px; color:#000000;&quot;&gt;    &lt;/span&gt;&lt;span style=&quot; font-family:'Monaco','Menlo','Ubuntu Mono','Consolas','source-code-pro','monospace'; font-size:17px; color:#236e24;&quot;&gt;/* 5. Else traverse till the last node */&lt;/span&gt;&lt;/p&gt;
&lt;p style=&quot; margin-top:0px; margin-bottom:0px; margin-left:4px; margin-right:4px; -qt-block-indent:0; text-indent:0px;&quot;&gt;&lt;span style=&quot; font-family:'Monaco','Menlo','Ubuntu Mono','Consolas','source-code-pro','monospace'; font-size:17px; color:#000000;&quot;&gt;    &lt;/span&gt;&lt;span style=&quot; font-family:'Monaco','Menlo','Ubuntu Mono','Consolas','source-code-pro','monospace'; font-size:17px; color:#930f80;&quot;&gt;while&lt;/span&gt;&lt;span style=&quot; font-family:'Monaco','Menlo','Ubuntu Mono','Consolas','source-code-pro','monospace'; font-size:17px; color:#000000;&quot;&gt; (last&lt;/span&gt;&lt;span style=&quot; font-family:'Monaco','Menlo','Ubuntu Mono','Consolas','source-code-pro','monospace'; font-size:17px; color:#687687;&quot;&gt;-&amp;gt;&lt;/span&gt;&lt;span style=&quot; font-family:'Monaco','Menlo','Ubuntu Mono','Consolas','source-code-pro','monospace'; font-size:17px; color:#000000;&quot;&gt;next &lt;/span&gt;&lt;span style=&quot; font-family:'Monaco','Menlo','Ubuntu Mono','Consolas','source-code-pro','monospace'; font-size:17px; color:#687687;&quot;&gt;!=&lt;/span&gt;&lt;span style=&quot; font-family:'Monaco','Menlo','Ubuntu Mono','Consolas','source-code-pro','monospace'; font-size:17px; color:#000000;&quot;&gt; &lt;/span&gt;&lt;span style=&quot; font-family:'Monaco','Menlo','Ubuntu Mono','Consolas','source-code-pro','monospace'; font-size:17px; color:#585cf6;&quot;&gt;NULL&lt;/span&gt;&lt;span style=&quot; font-family:'Monaco','Menlo','Ubuntu Mono','Consolas','source-code-pro','monospace'; font-size:17px; color:#000000;&quot;&gt;) &lt;/span&gt;&lt;/p&gt;
&lt;p style=&quot; margin-top:0px; margin-bottom:0px; margin-left:4px; margin-right:4px; -qt-block-indent:0; text-indent:0px;&quot;&gt;&lt;span style=&quot; font-family:'Monaco','Menlo','Ubuntu Mono','Consolas','source-code-pro','monospace'; font-size:17px; color:#000000;&quot;&gt;        last &lt;/span&gt;&lt;span style=&quot; font-family:'Monaco','Menlo','Ubuntu Mono','Consolas','source-code-pro','monospace'; font-size:17px; color:#687687;&quot;&gt;=&lt;/span&gt;&lt;span style=&quot; font-family:'Monaco','Menlo','Ubuntu Mono','Consolas','source-code-pro','monospace'; font-size:17px; color:#000000;&quot;&gt; last&lt;/span&gt;&lt;span style=&quot; font-family:'Monaco','Menlo','Ubuntu Mono','Consolas','source-code-pro','monospace'; font-size:17px; color:#687687;&quot;&gt;-&amp;gt;&lt;/span&gt;&lt;span style=&quot; font-family:'Monaco','Menlo','Ubuntu Mono','Consolas','source-code-pro','monospace'; font-size:17px; color:#000000;&quot;&gt;next; &lt;/span&gt;&lt;/p&gt;
&lt;p style=&quot; margin-top:0px; margin-bottom:0px; margin-left:4px; margin-right:4px; -qt-block-indent:0; text-indent:0px;&quot;&gt;&lt;span style=&quot; font-family:'Monaco','Menlo','Ubuntu Mono','Consolas','source-code-pro','monospace'; font-size:17px; color:#000000;&quot;&gt;   &lt;/span&gt;&lt;/p&gt;
&lt;p style=&quot; margin-top:0px; margin-bottom:0px; margin-left:4px; margin-right:4px; -qt-block-indent:0; text-indent:0px;&quot;&gt;&lt;span style=&quot; font-family:'Monaco','Menlo','Ubuntu Mono','Consolas','source-code-pro','monospace'; font-size:17px; color:#000000;&quot;&gt;    &lt;/span&gt;&lt;span style=&quot; font-family:'Monaco','Menlo','Ubuntu Mono','Consolas','source-code-pro','monospace'; font-size:17px; color:#236e24;&quot;&gt;/* 6. Change the next of last node */&lt;/span&gt;&lt;/p&gt;
&lt;p style=&quot; margin-top:0px; margin-bottom:0px; margin-left:4px; margin-right:4px; -qt-block-indent:0; text-indent:0px;&quot;&gt;&lt;span style=&quot; font-family:'Monaco','Menlo','Ubuntu Mono','Consolas','source-code-pro','monospace'; font-size:17px; color:#000000;&quot;&gt;    last&lt;/span&gt;&lt;span style=&quot; font-family:'Monaco','Menlo','Ubuntu Mono','Consolas','source-code-pro','monospace'; font-size:17px; color:#687687;&quot;&gt;-&amp;gt;&lt;/span&gt;&lt;span style=&quot; font-family:'Monaco','Menlo','Ubuntu Mono','Consolas','source-code-pro','monospace'; font-size:17px; color:#000000;&quot;&gt;next &lt;/span&gt;&lt;span style=&quot; font-family:'Monaco','Menlo','Ubuntu Mono','Consolas','source-code-pro','monospace'; font-size:17px; color:#687687;&quot;&gt;=&lt;/span&gt;&lt;span style=&quot; font-family:'Monaco','Menlo','Ubuntu Mono','Consolas','source-code-pro','monospace'; font-size:17px; color:#000000;&quot;&gt; new_node; &lt;/span&gt;&lt;/p&gt;
&lt;p style=&quot; margin-top:0px; margin-bottom:0px; margin-left:4px; margin-right:4px; -qt-block-indent:0; text-indent:0px;&quot;&gt;&lt;span style=&quot; font-family:'Monaco','Menlo','Ubuntu Mono','Consolas','source-code-pro','monospace'; font-size:17px; color:#000000;&quot;&gt;    &lt;/span&gt;&lt;span style=&quot; font-family:'Monaco','Menlo','Ubuntu Mono','Consolas','source-code-pro','monospace'; font-size:17px; color:#930f80;&quot;&gt;return&lt;/span&gt;&lt;span style=&quot; font-family:'Monaco','Menlo','Ubuntu Mono','Consolas','source-code-pro','monospace'; font-size:17px; color:#000000;&quot;&gt;;     &lt;/span&gt;&lt;/p&gt;
&lt;p style=&quot; margin-top:0px; margin-bottom:0px; margin-left:4px; margin-right:4px; -qt-block-indent:0; text-indent:0px;&quot;&gt;&lt;span style=&quot; font-family:'Monaco','Menlo','Ubuntu Mono','Consolas','source-code-pro','monospace'; font-size:17px; color:#000000;&quot;&gt;}&lt;/span&gt;&lt;/p&gt;&lt;/body&gt;&lt;/html&gt;</string>
      </property>
     </widget>
    </widget>
   </widget>
   <widget class="QPushButton" name="startButton">
    <property name="geometry">
     <rect>
      <x>580</x>
      <y>10</y>
      <width>101</width>
      <height>31</height>
     </rect>
    </property>
    <property name="styleSheet">
     <string notr="true">background-color: rgb(143, 240, 164);</string>
    </property>
    <property name="text">
     <string>Start</string>
    </property>
   </widget>
  </widget>
 </widget>
 <resources/>
 <connections/>
</ui>
